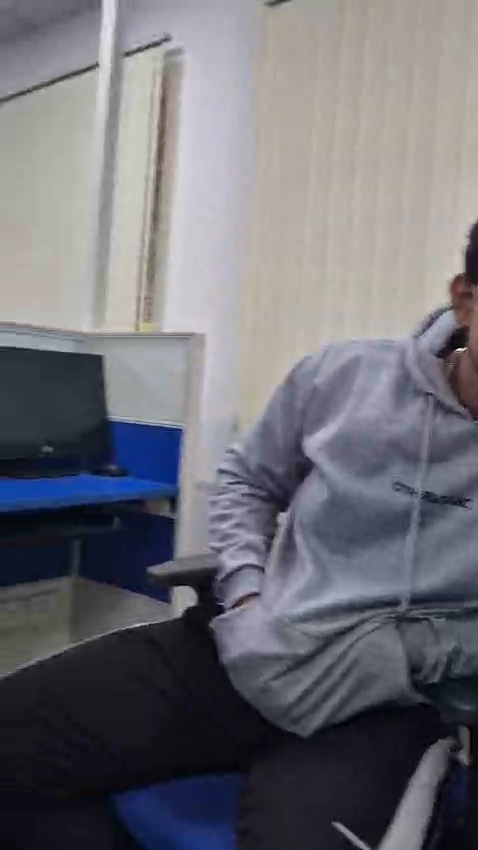
#> input picture frame 36 of Posture Detection/data/raw_videos/classroom_video.mp4, 478 x 850 px
$ python Label.py
#> lines starting #> are read from the running program, lines starting #| are printed output that depends on the picture
import cv2
import json
import os
import sys
from collections import Counter

sys.path.append(os.path.dirname(os.path.dirname(os.path.abspath(__file__))))
from config import INPUT_VIDEO, LABELS_JSON, KEYPOINTS_DIR

KEY_TO_LABEL = {
    ord('a'): "attentive",
    ord('d'): "distracted",
    ord('h'): "hand_raising",
    ord('w'): "writing",
}

COLORS = {
    "attentive":    (0,   255,   0),
    "distracted":   (0,     0, 255),
    "hand_raising": (0,   165, 255),
    "writing":      (0,   255, 255),
}


def save_labels(segments, path):
    os.makedirs(os.path.dirname(path), exist_ok=True)
    with open(path, "w") as f:
        json.dump(segments, f, indent=2)


def label_video():

    if not os.path.exists(INPUT_VIDEO):
        print(f"\n[ERROR] Video not found: {INPUT_VIDEO}")
        print("        Put your video there and name it classroom_video.mp4\n")
        sys.exit(1)

    os.makedirs(KEYPOINTS_DIR, exist_ok=True)

    cap = cv2.VideoCapture(INPUT_VIDEO)
    if not cap.isOpened():
        print(f"\n[ERROR] Could not open video: {INPUT_VIDEO}")
        sys.exit(1)

    total = int(cap.get(cv2.CAP_PROP_FRAME_COUNT))
    fps   = cap.get(cv2.CAP_PROP_FPS) or 25.0


    segments  = []
    active    = {}
    frame_idx = 0
    paused    = False
    frame     = None

    while True:
        if not paused:
            ret, frame = cap.read()
#> frame is the input picture: shape (850, 478, 3); mean B, G, R 117.7, 110.8, 110.9
            if not ret:
                print("\n[INFO] End of video reached.")
                break
            frame_idx += 1

        if frame is None:
            continue

        display = frame.copy()

        y = 40
        if active:
            for label, start_f in active.items():
                color = COLORS.get(label, (255, 255, 255))
                cv2.rectangle(display, (0, y - 22), (520, y + 6), (20, 20, 20), -1)
                cv2.putText(display,
                            f"● RECORDING: {label.upper()}  (frame {start_f})",
                            (10, y),
                            cv2.FONT_HERSHEY_SIMPLEX, 0.65, color, 2)
                y += 35
        else:
            cv2.putText(display,
                        "Press A / D / H / W to start a segment",
                        (10, y),
                        cv2.FONT_HERSHEY_SIMPLEX, 0.6, (180, 180, 180), 1)

        cv2.putText(display,
                    f"Segments saved: {len(segments)}   Frame: {frame_idx}/{total}",
                    (10, display.shape[0] - 12),
                    cv2.FONT_HERSHEY_SIMPLEX, 0.5, (200, 200, 200), 1)
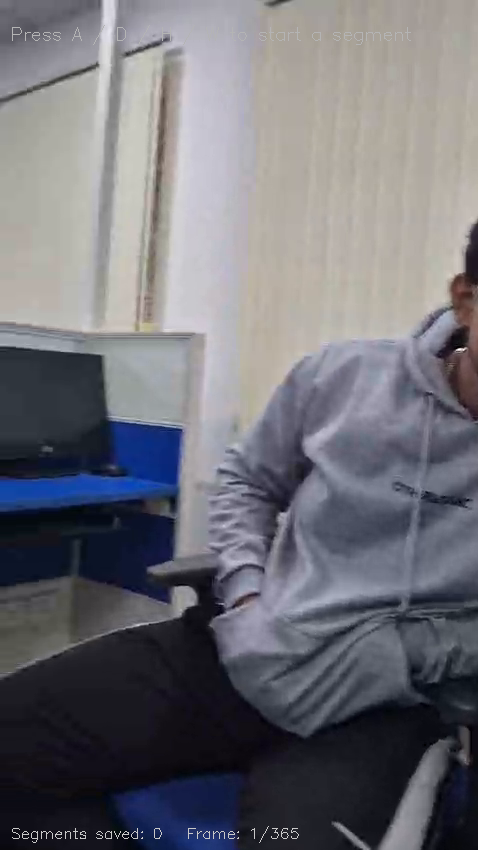
#> display: shape (850, 478, 3); mean B, G, R 117.9, 111.1, 111.1

        if paused:
            cv2.putText(display, "PAUSED",
                        (display.shape[1] - 120, 28),
                        cv2.FONT_HERSHEY_SIMPLEX, 0.8, (0, 255, 255), 2)

        cv2.imshow("Step 3 - Labelling  |  Q=quit  S=save  SPACE=pause",
                   display)

        key = cv2.waitKey(30) & 0xFF
#> (key q is pressed here)

        if key == ord('q') or key == 27:
            break

        elif key == ord(' '):
            paused = not paused

        elif key == ord('s'):
            save_labels(segments, LABELS_JSON)

        elif key in KEY_TO_LABEL:
            label = KEY_TO_LABEL[key]

            if label in active:
                seg = {
                    "frame_start": int(active[label]),
                    "frame_end":   int(frame_idx),
                    "label":       label,
                }
                segments.append(seg)
                del active[label]
                duration = (seg["frame_end"] - seg["frame_start"]) / fps
                save_labels(segments, LABELS_JSON)
            else:
                active[label] = frame_idx


    cap.release()
    cv2.destroyAllWindows()

    if active:
        for label, start_f in active.items():
            seg = {
                "frame_start": int(start_f),
                "frame_end":   int(frame_idx),
                "label":       label,
            }
            segments.append(seg)
            print(f"  [AUTO-CLOSED] {label}  frames {start_f} → {frame_idx}")

    if len(segments) == 0:
        print("\n[WARN] No segments were created!")
        print("       Creating SAMPLE labels.json so pipeline does not break.")
        print("       Replace with real labels later for good accuracy.\n")
        segments = [
            {"frame_start": 0,   "frame_end": 150, "label": "attentive"},
            {"frame_start": 150, "frame_end": 300, "label": "distracted"},
            {"frame_start": 300, "frame_end": 450, "label": "hand_raising"},
            {"frame_start": 450, "frame_end": 600, "label": "writing"},
        ]

    save_labels(segments, LABELS_JSON)

    counts = Counter(s["label"] for s in segments)
    for lbl, cnt in counts.items():
        secs = sum(s["frame_end"] - s["frame_start"]
                   for s in segments if s["label"] == lbl) / fps


if __name__ == "__main__":
    label_video()

$ run again, starting later in the video
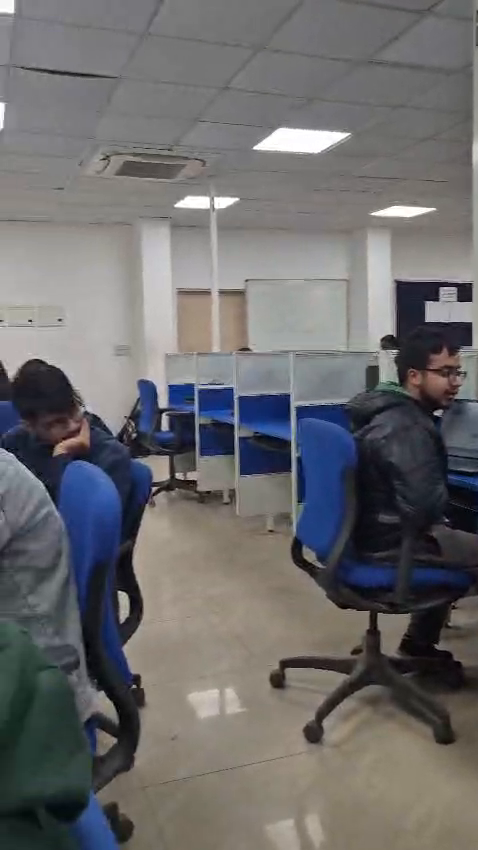
#> input picture frame 164 of Posture Detection/data/raw_videos/classroom_video.mp4, 478 x 850 px
#> in label_video, frame is the input picture: shape (850, 478, 3); mean B, G, R 108.1, 107, 107.9
#> in label_video, `cv2.putText(display, f"Segments saved: {len(segments)}   Frame: {frame..`:
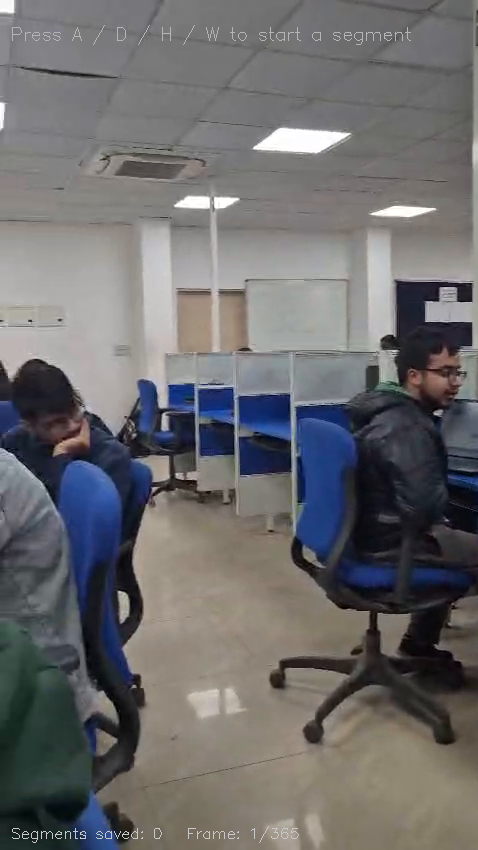
#> display: shape (850, 478, 3); mean B, G, R 108.3, 107.3, 108.2

$ run again, starting later in the video
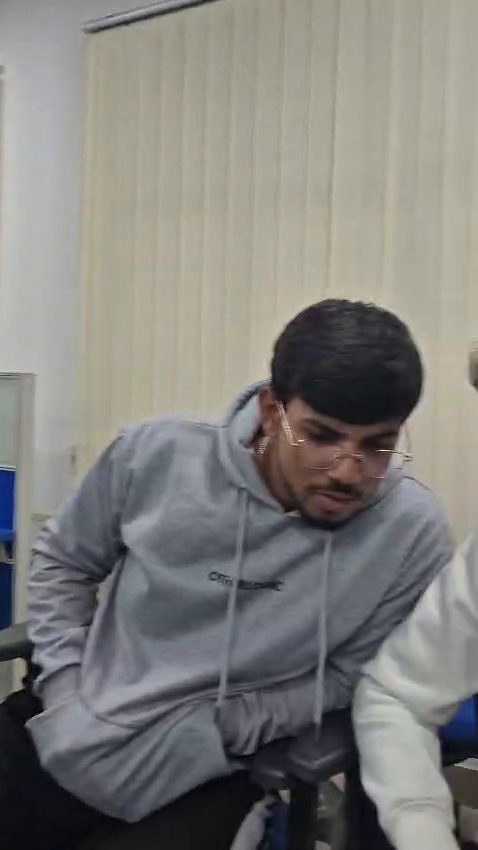
#> input picture frame 292 of Posture Detection/data/raw_videos/classroom_video.mp4, 478 x 850 px
#> in label_video, frame is the input picture: shape (850, 478, 3); mean B, G, R 123.9, 127.4, 128.7
#> in label_video, `cv2.putText(display, f"Segments saved: {len(segments)}   Frame: {frame..`:
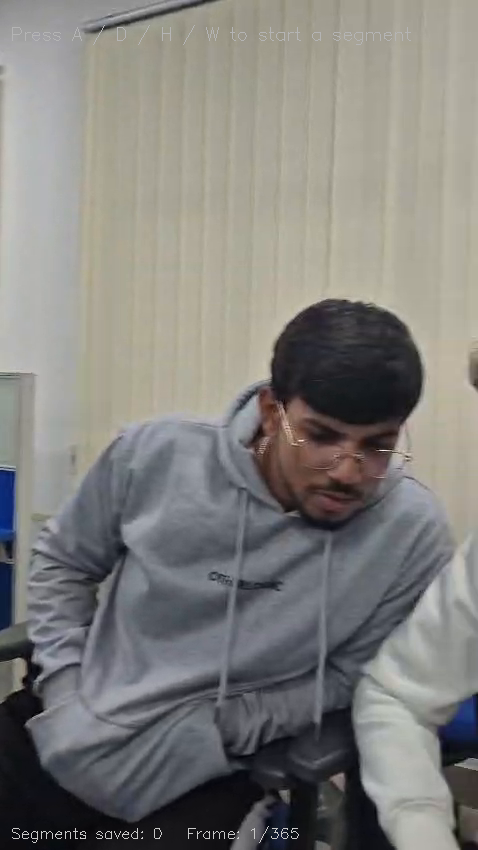
#> display: shape (850, 478, 3); mean B, G, R 124.2, 127.7, 129
